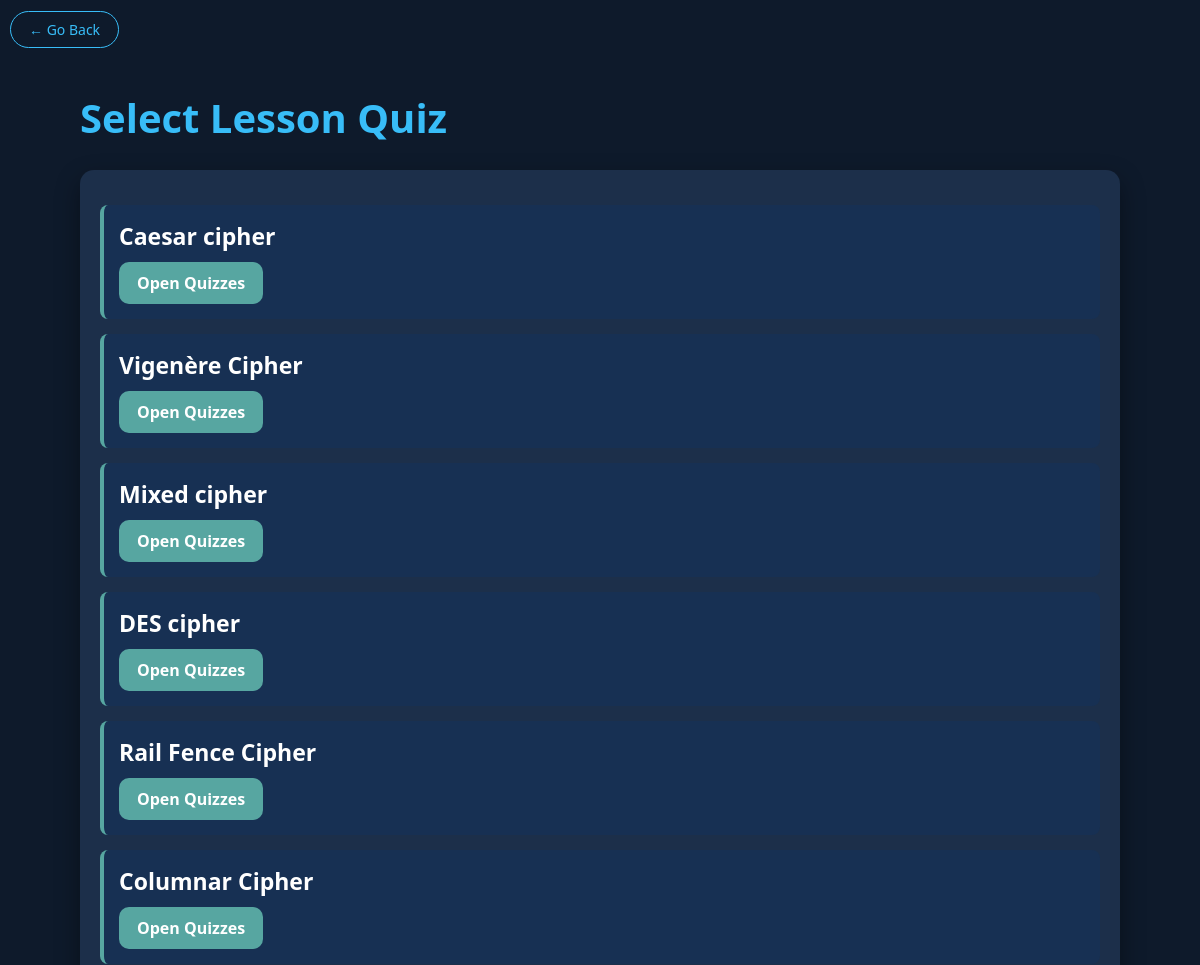
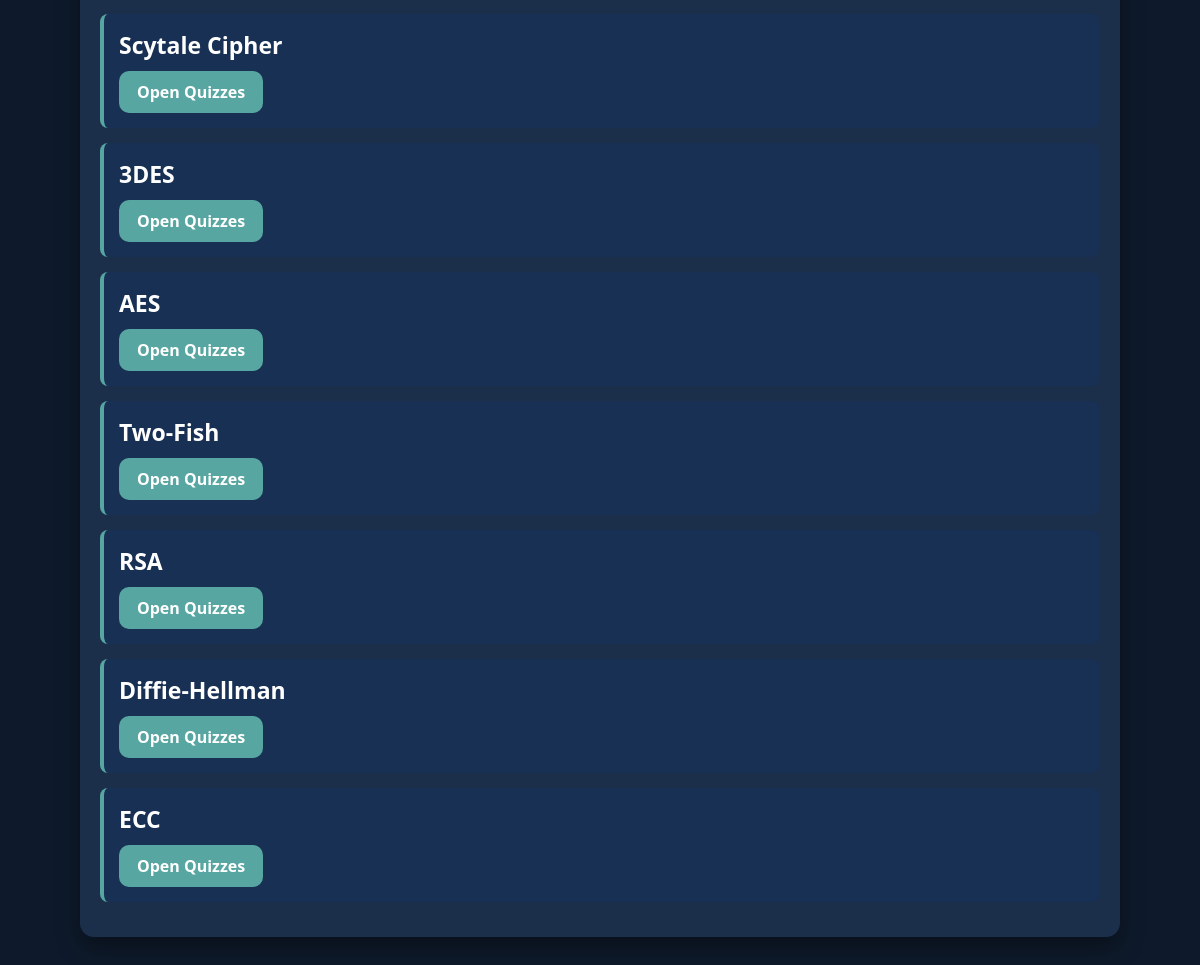
Screenshot of /quizzes/ with the database file from the repository (2 pictures, top to bottom).
### accounts/models.py (models this page shows, shortened)
class Lesson(models.Model):
    title = models.CharField(max_length=200)
    category = models.ForeignKey(Category, on_delete=models.CASCADE)
    theory = models.TextField()
    example = models.TextField()
    created_at = models.DateTimeField(auto_now_add=True)

### accounts/views.py (the view)
# urls.py: path('quizzes/', views.quiz_list, name='quiz_list'),
def quiz_list(request):
    lessons = Lesson.objects.all()
    return render(request, "quiz/quiz_list.html", {
        "lessons": lessons
    })

### accounts/templates/quiz/quiz_list.html (shortened to what this page needs)
{% load static %}
<!DOCTYPE html>
<html>
<head>
    <link rel="stylesheet" href="{% static 'css/styles.css' %}">
</head>
<body>
    <br>
<div class="back-wrapper">
 <a href="{% url 'home' %}" class="back-btn">
    ← Go Back
</a>
</div>
<div class="container">
    <h1>Select Lesson Quiz</h1>
<div class="card">
{% for lesson in lessons %}
<div class="box">
<h3>{{ lesson.title }}</h3>
<a href="{% url 'lesson_quizzes' lesson.id %}" class="btn">
Open Quizzes
</a>
</div>
{% endfor %}
</div>
</div>
</body>
</html>

### static/css/styles.css (style rules this page uses)
* { margin: 0; padding: 0; box-sizing: border-box; font-family: 'Segoe UI', Tahoma, sans-serif; }
body { font-family:'Montserrat', sans-serif; background-color: #0e1a2b; margin: 0; padding: 0; color: white; }
.container { max-width: 1100px; margin: auto; padding: 30px; }
h1 { font-size: 40px; margin-bottom: 20px; color: #38bdf8; }
h3 { font-size:23px; margin-bottom: 8px; }
.card { background: #1c2f4a; border-radius: 14px; padding: 20px; margin-bottom: 20px; box-shadow: 0 10px 25px rgba(0,0,0,0.4); transition: 0.3s; }
.btn { display: inline-block; padding: 10px 18px; background: #57A6A1; color: white; border-radius: 10px; text-decoration: none; font-weight: 600; transition: 0.3s; }
.box { background: #173053; border-left: 4px solid #57A6A1; padding: 15px; border-radius: 8px; margin: 15px 0; color: white; }
h1 { margin-bottom: 25px; }
h3 { margin-bottom: 10px; }
.back-btn { background: transparent; color: #38bdf8; border: 1px solid #38bdf8; padding: 8px 18px; border-radius: 30px; cursor: pointer; font-size: 14px; transition: 0.3s ease; margin-bottom: 20px; text-decoration: none; }
.back-wrapper { margin-left: 10px; margin-bottom: 20px; }

### rows the page displays
Lesson: title "Caesar cipher"
Lesson: title "Vigenère Cipher"
Lesson: title "Mixed cipher"
Lesson: title "DES cipher"
Lesson: title "Rail Fence Cipher"
Lesson: title "Columnar Cipher"
Lesson: title "Scytale Cipher"
Lesson: title "3DES"
Lesson: title "AES"
Lesson: title "Two-Fish"
Lesson: title "RSA"
Lesson: title "Diffie-Hellman"
Lesson: title "ECC"
